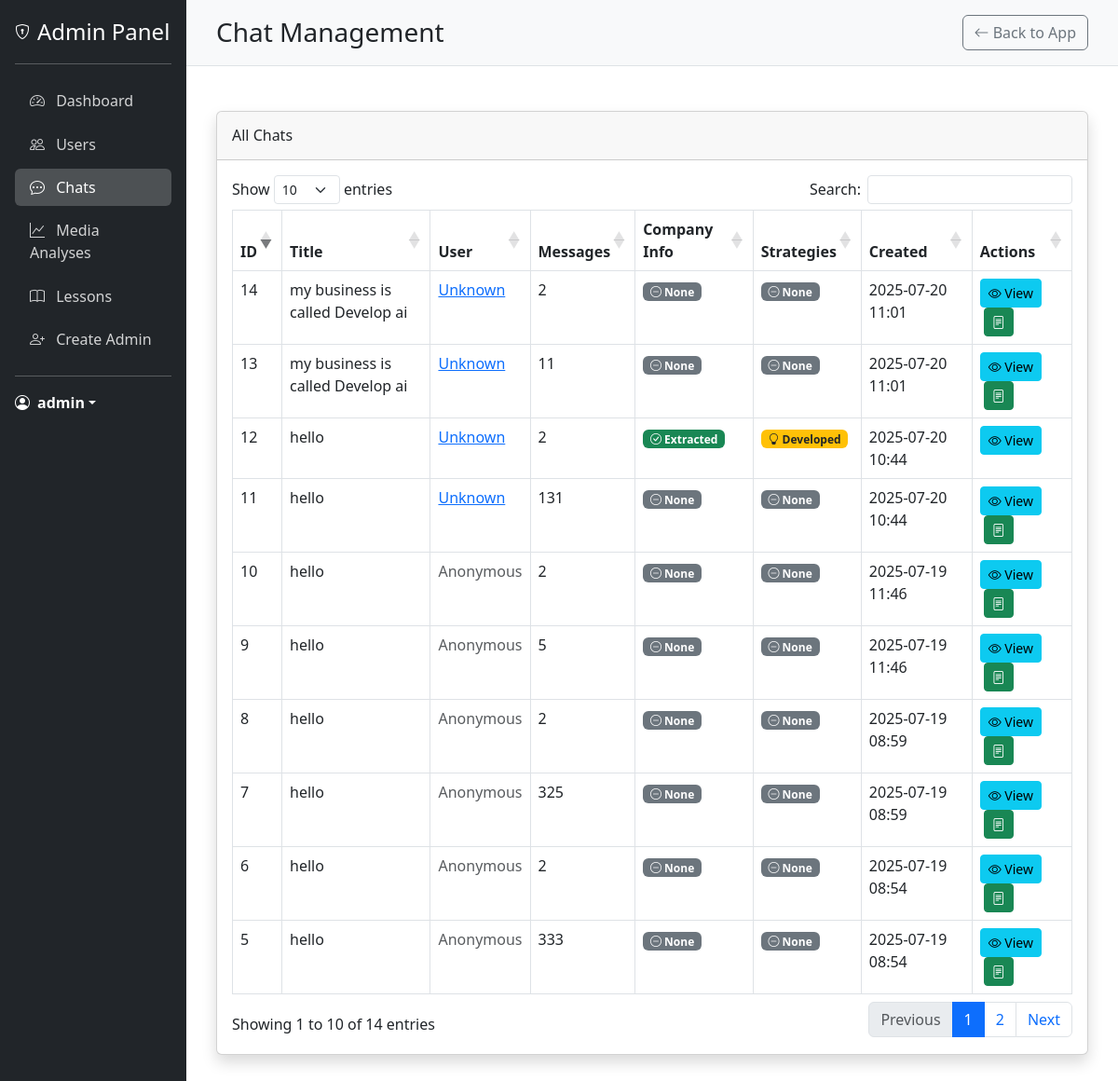
Page /admin/chats (signed in) on the earlier database version.
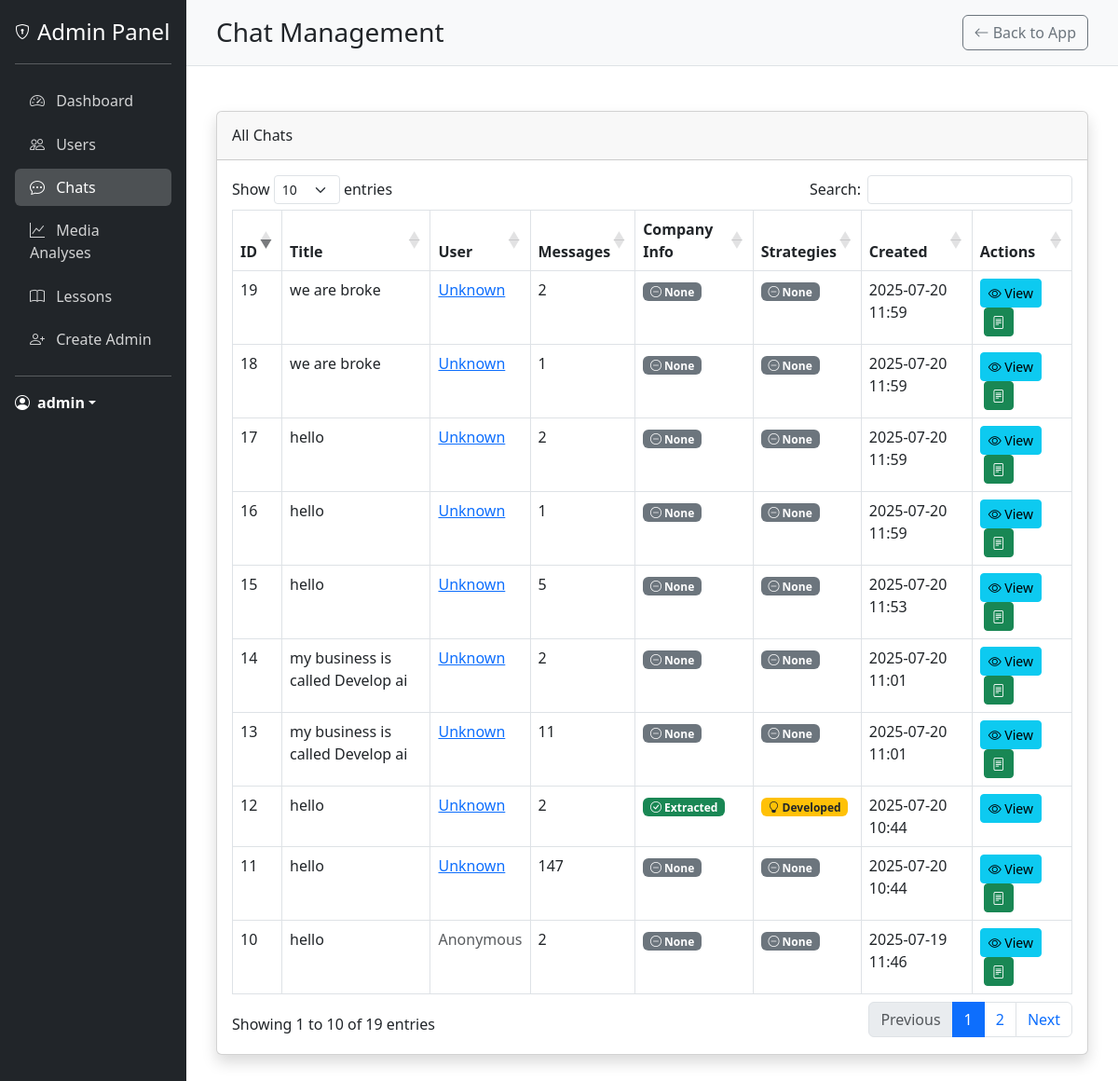
Same page on the later database version.
### models.py (models this page shows, shortened)
class Chat(db.Model):
    __tablename__ = 'chats'
    id = db.Column(db.Integer, primary_key=True)
    user_id = db.Column(db.Integer, db.ForeignKey('users.id'), nullable=True)
    created_at = db.Column(db.DateTime, default=datetime.utcnow)
    updated_at = db.Column(db.DateTime, default=datetime.utcnow, onupdate=datetime.utcnow)
    title = db.Column(db.String(255), nullable=True)  # Optional title based on content
    fact_sheet = db.Column(db.Text, nullable=True)  # Stores extracted company info
    strategies = db.Column(db.Text, nullable=True)  # Stores generated strategies
    messages = relationship("Message", back_populates="chat", cascade="all, delete-orphan")

### app.py (the view)
@app.route('/admin/chats')
@login_required
@admin_required
def admin_chats():
    chats = Chat.query.order_by(Chat.created_at.desc()).all()
    return render_template('admin/chats.html', chats=chats)

### app.py (called while the page is built)
@login_manager.user_loader
def load_user(user_id):
    return User.query.get(int(user_id))

def admin_required(f):
    @wraps(f)
    def decorated_function(*args, **kwargs):
        if not current_user.is_authenticated:
            flash('You need to login first.', 'danger')
            return redirect(url_for('login'))
        if not hasattr(current_user, 'is_admin') or not current_user.is_admin:
            flash('You need admin privileges to access this page.', 'danger')
            return redirect(url_for('landing_page1'))
        return f(*args, **kwargs)
    return decorated_function

### templates/admin/chats.html (shortened to what this page needs)
{% extends "admin/base_admin.html" %}
{% block header %}Chat Management{% endblock %}
{% block content %}
<div class="card shadow mb-4">
    <div class="card-header py-3">
        <h6 class="m-0 font-weight-bold">All Chats</h6>
    </div>
    <div class="card-body">
        <div class="table-responsive">
            <table class="table table-bordered" id="chatsTable" width="100%" cellspacing="0">
                <thead>
                    <tr>
                        <th>ID</th>
                        <th>Title</th>
                        <th>User</th>
                        <th>Messages</th>
                        <th>Company Info</th>
                        <th>Strategies</th>
                        <th>Created</th>
                        <th>Actions</th>
                    </tr>
                </thead>
                <tbody>
                    {% for chat in chats %}
                    <tr>
                        <td>{{ chat.id }}</td>
                        <td>{{ chat.title or 'Untitled Chat' }}</td>
                        <td>
                            {% if chat.user_id %}
                            <a href="{{ url_for('admin_user_detail', user_id=chat.user_id) }}">
                                {{ chat.user.username if chat.user else 'Unknown' }}
                            </a>
                            {% else %}
                            <span class="text-muted">Anonymous</span>
                            {% endif %}
                        </td>
                        <td>{{ chat.messages|length }}</td>
                        <td>
                            {% if chat.fact_sheet %}
                            <span class="badge bg-success"><i class="bi bi-check-circle"></i> Extracted</span>
                            {% else %}
                            <span class="badge bg-secondary"><i class="bi bi-dash-circle"></i> None</span>
                            {% endif %}
                        </td>
                        <td>
                            {% if chat.strategies %}
                            <span class="badge bg-warning text-dark"><i class="bi bi-lightbulb"></i> Developed</span>
                            {% else %}
                            <span class="badge bg-secondary"><i class="bi bi-dash-circle"></i> None</span>
                            {% endif %}
                        </td>
                        <td>{{ chat.created_at.strftime('%Y-%m-%d %H:%M') }}</td>
                        <td>
                            <a href="{{ url_for('admin_chat_detail', chat_id=chat.id) }}" class="btn btn-sm btn-info">
                                <i class="bi bi-eye"></i> View
                            </a>
                            {% if not chat.fact_sheet %}
                            <button class="btn btn-sm btn-success ms-1" onclick="quickExtractFacts({{ chat.id }}, this)" title="Extract Company Info">
                                <i class="bi bi-file-text"></i>
                            </button>
                            {% endif %}
                        </td>
                    </tr>
                    {% endfor %}
                </tbody>
            </table>
        </div>
    </div>
</div>
{% endblock %}
{% block extra_css %}
<link rel="stylesheet" href="https://cdn.datatables.net/1.11.5/css/dataTables.bootstrap5.min.css">
{% endblock %}

Differences in the rows shown:
no longer on this page (row unchanged): Chat: id "9", title "hello", shows "Anonymous", messages|length "5", shows "None", created_at "2025-07-19 11:46"
no longer on this page (row unchanged): Chat: id "8", title "hello", shows "Anonymous", messages|length "2", shows "None", created_at "2025-07-19 08:59"
no longer on this page (row unchanged): Chat: id "7", title "hello", shows "Anonymous", messages|length "325", shows "None", created_at "2025-07-19 08:59"
no longer on this page (row unchanged): Chat: id "6", title "hello", shows "Anonymous", messages|length "2", shows "None", created_at "2025-07-19 08:54"
no longer on this page (row unchanged): Chat: id "5", title "hello", shows "Anonymous", messages|length "333", shows "None", created_at "2025-07-19 08:54"
added Chat: id "19", title "we are broke", user "Unknown", messages|length "2", shows "None", created_at "2025-07-20 11:59"
added Chat: id "18", title "we are broke", user "Unknown", messages|length "1", shows "None", created_at "2025-07-20 11:59"
added Chat: id "17", title "hello", user "Unknown", messages|length "2", shows "None", created_at "2025-07-20 11:59"
added Chat: id "16", title "hello", user "Unknown", messages|length "1", shows "None", created_at "2025-07-20 11:59"
added Chat: id "15", title "hello", user "Unknown", messages|length "5", shows "None", created_at "2025-07-20 11:53"
computed for Chat id 11: messages|length "131" → "147"
Other differences:
text written by a page script: "Show entries Search: Showing 1 to 10 of 14 entries Previous 1 2 Next" → "Show entries Search: Showing 1 to 10 of 19 entries Previous 1 2 Next"
